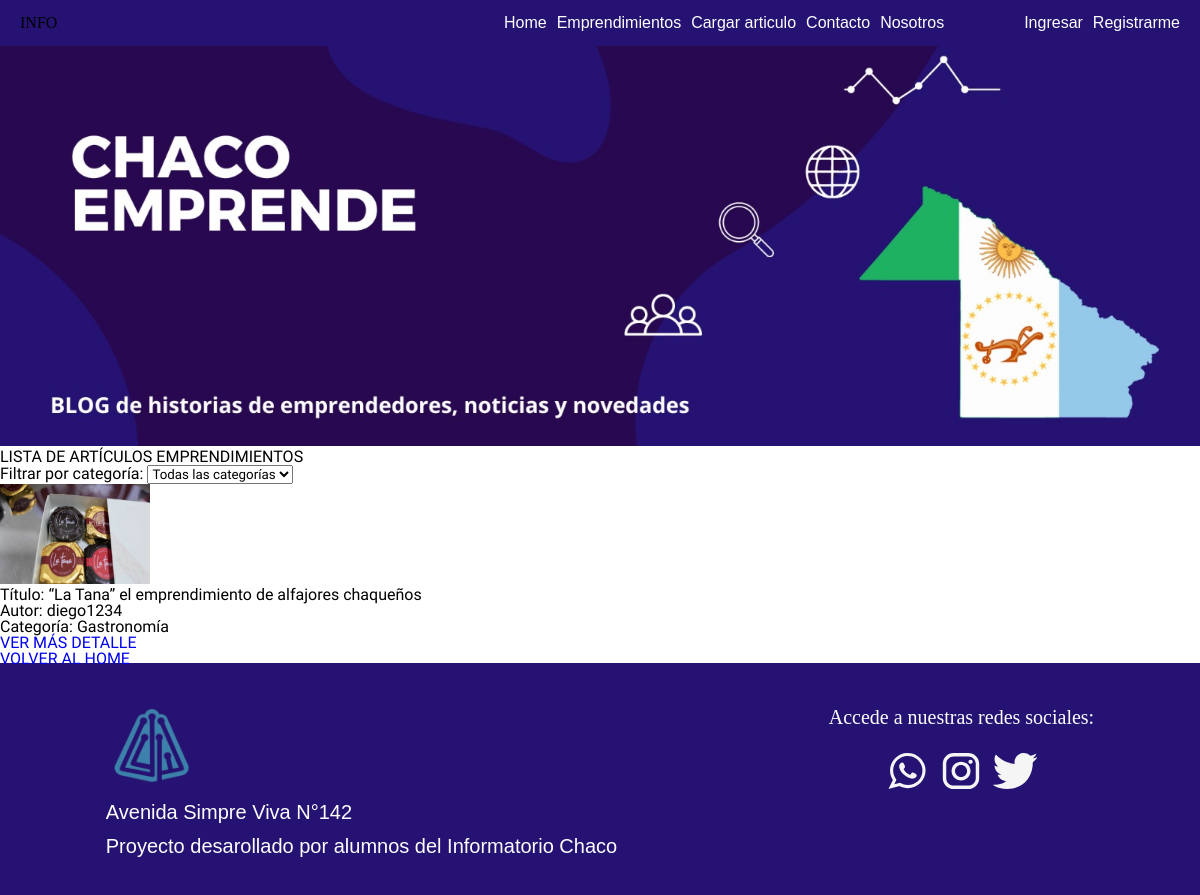
Screenshot of /emprendimientos/ with the database file from the repository.
### apps/emprendimientos/models.py (models this page shows, shortened)
class Articulo(models.Model):
    titulo = models.CharField(max_length=200)
    contenido = models.TextField()
    autor = models.ForeignKey(User, on_delete=models.CASCADE)
    categoria = models.ForeignKey(Categoria, on_delete=models.SET_NULL, null=True)
    fecha_publicacion = models.DateTimeField(auto_now_add=True)
    imagen = models.ImageField(upload_to='imagenes/',blank=True , null=True)
    destacado = models.BooleanField(default=False)

class Categoria(models.Model):
    nombre = models.CharField(max_length=100)
    descripcion = models.TextField(blank=True, null=True)

### apps/emprendimientos/views.py (the view)
# urls.py: path('', ArticuloListView.as_view(), name='lista_articulos'),
class ArticuloListView(ListView):
    model = Articulo
    template_name = 'emprendimientos/lista_articulos.html'
    context_object_name = 'articulos'
    def get_queryset(self):
        queryset = super().get_queryset()
        categoria_id = self.request.GET.get('categoria')
        if categoria_id:
            queryset = queryset.filter(categoria_id=categoria_id)
        return queryset
    def get_context_data(self, **kwargs):
        context = super().get_context_data(**kwargs)
        context['categorias'] = Categoria.objects.all()
        return context

### templates/emprendimientos/lista_articulos.html (shortened to what this page needs)
{% extends 'base.html' %}
{% block contenido %}
    <h1>LISTA DE ARTÍCULOS EMPRENDIMIENTOS</h1>
    <form method="GET" action="">
        <label for="categoria">Filtrar por categoría:</label>
        <select name="categoria" id="categoria" onchange="this.form.submit()">
            <option value="">Todas las categorías</option>
        </select>
    </form>
    <div>
        {% for articulo in object_list %}
            <div class="articulo-item">
                <img src="{{ articulo.imagen.url }}" alt="{{ articulo.titulo }}" width="150" height="100">
                <p>Título: {{ articulo.titulo }}</p>
                <p>Autor: {{ articulo.autor }}</p>
                <p><strong>Categoría:</strong> {{ articulo.categoria.nombre }}</p>
                <p><a href="{% url 'emprendimientos:detalle_articulo' articulo.pk %}">VER MÁS DETALLE</a></p>
            </div>
        {% empty %}
            <p>No hay artículos disponibles en esta categoría.</p>
        {% endfor %}
    </div>
    <a href="{% url 'index' %}">VOLVER AL HOME</a>
{% endblock contenido %}

### static/css/style.css (style rules this page uses)
* { box-sizing: border-box; font-family: 'Work Sans'; margin: 0; padding: 0; }
html { scroll-behavior: smooth; }
:root { --color-purpura: rgb(40, 8, 81); --color-azulpupura: rgb(38, 18, 115); --color-azul-yankees: #092d51; --color-blanco: rgb(253, 254, 255); --color-negro: rgb(0, 0, 0); }
a { text-decoration: none; }

### rows the page displays
Articulo: imagen (picture), titulo "“La Tana” el emprendimiento de alfajores chaqueños", autor "diego1234", categoria.nombre "Gastronomía"
